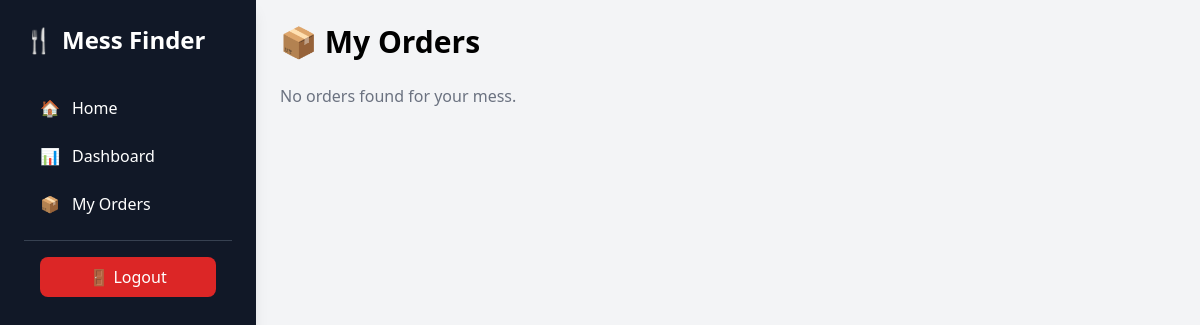
/owner/orders/ (signed in), run on an earlier commit of the app's database.
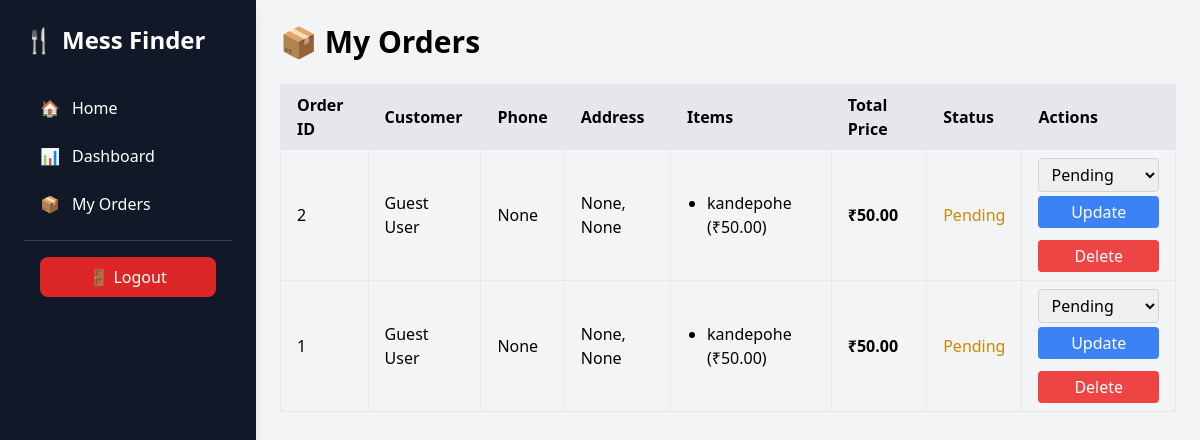
And on a later commit of the database.
### mess_app/models.py (models this page shows, shortened)
class Order(models.Model):
    user = models.ForeignKey(User, on_delete=models.CASCADE)
    mess = models.ForeignKey("Mess", on_delete=models.CASCADE)  # Link to the mess where order is placed
    items = models.ManyToManyField("MenuItem")  # All menu items in the order
    total_price = models.DecimalField(max_digits=10, decimal_places=2, default=0)
    customer_name = models.CharField(max_length=200, default="Guest User")
    phone = models.CharField(max_length=15, null=True, blank=True)  # 📱 Mobile number
    address = models.CharField(max_length=255, null=True, blank=True)
    pincode = models.CharField(max_length=10, null=True, blank=True)
    payment_method = models.CharField(
        max_length=50,
        choices=[
            ('COD', 'Cash on Delivery'),
            ('Online', 'Online Payment'),
        ],
        default='COD'
    )
    payment_status = models.CharField(
        max_length=20,
        choices=[
            ('Pending', 'Pending'),
            ('Paid', 'Paid'),
            ('Failed', 'Failed'),
        ],
        default='Pending'
    )
    status = models.CharField(
        max_length=20,
        choices=[
            ('Pending', 'Pending'),
            ('Accepted', 'Accepted'),
            ('Preparing', 'Preparing'),
            ('Out for Delivery', 'Out for Delivery'),
            ('Delivered', 'Delivered'),
            ('Rejected', 'Rejected'),
        ],
        default='Pending'
    )
    created_at = models.DateTimeField(auto_now_add=True)

class MenuItem(models.Model):
    mess = models.ForeignKey(Mess, on_delete=models.CASCADE)
    name = models.CharField(max_length=200)
    price = models.DecimalField(max_digits=7, decimal_places=2)
    description = models.TextField(blank=True)
    photo = models.ImageField(upload_to="menu_photos/", blank=True, null=True)

### mess_app/views.py (the view)
# urls.py: path("owner/orders/", views.owner_orders_view, name="owner_orders"),
@login_required
def owner_orders_view(request):
    messes = Mess.objects.filter(owner=request.user)  # can be 1 or many
    orders = Order.objects.filter(mess__in=messes).order_by('-created_at')
    return render(request, 'owner/owner_orders.html', {'orders': orders})

### mess_app/templates/owner/owner_orders.html (shortened to what the changed rows need)
<!DOCTYPE html>
<html lang="en">
<head>
    <script src="https://cdn.tailwindcss.com"></script>
</head>
<body class="bg-gray-100 font-sans">
<div class="flex min-h-screen">
<aside class="w-64 bg-gray-900 text-white h-screen flex flex-col shadow-lg">
    <div class="p-6">
        <h1 class="text-2xl font-bold mb-8 flex items-center space-x-2">
            <span>🍴</span>
            <span>Mess Finder</span>
        </h1>
    </div>
</aside>
    <main class="flex-1 p-6">
        <h2 class="text-3xl font-bold mb-6">📦 My Orders</h2>
        {% if orders %}
        <div class="overflow-x-auto">
            <table class="w-full border border-gray-300 rounded-lg shadow">
                <thead>
                    <tr class="bg-gray-200 text-left">
                        <th class="border px-4 py-2">Order ID</th>
                        <th class="border px-4 py-2">Customer</th>
                        <th class="border px-4 py-2">Phone</th>
                        <th class="border px-4 py-2">Address</th>
                        <th class="border px-4 py-2">Items</th>
                        <th class="border px-4 py-2">Total Price</th>
                        <th class="border px-4 py-2">Status</th>
                        <th class="border px-4 py-2">Actions</th>
                    </tr>
                </thead>
                <tbody>
                    {% for order in orders %}
                    <tr class="hover:bg-gray-100">
                        <td class="border px-4 py-2">{{ order.id }}</td>
                        <td class="border px-4 py-2">{{ order.customer_name }}</td>
                        <td class="border px-4 py-2">{{ order.phone }}</td>
                        <td class="border px-4 py-2">{{ order.address }}, {{ order.pincode }}</td>
                        <td class="border px-4 py-2">
                            <ul class="list-disc pl-5">
                                {% for item in order.items.all %}
                                    <li>{{ item.name }} (₹{{ item.price }})</li>
                                {% endfor %}
                            </ul>
                        </td>
                        <td class="border px-4 py-2 font-semibold">₹{{ order.total_price }}</td>
                        <td class="border px-4 py-2">
                            <span class="
                                {% if order.status == 'Pending' %} text-yellow-600
                                {% elif order.status == 'Accepted' %} text-green-600
                                {% elif order.status == 'Rejected' %} text-red-600
                                {% elif order.status == 'Delivered' %} text-blue-600 {% endif %}
                            ">
                                {{ order.status }}
                            </span>
                        </td>
                        <td class="border px-4 py-2 space-y-2">
                            <form action="{% url 'update_order_status' order.id %}" method="POST" class="block">
                                <select name="status" class="border border-gray-300 rounded px-2 py-1 w-full">
                                    <option value="Pending" {% if order.status == 'Pending' %}selected{% endif %}>Pending</option>
                                </select>
                                <button type="submit" class="bg-blue-500 text-white px-3 py-1 rounded hover:bg-blue-600 mt-1 w-full">
                                    Update
                                </button>
                            </form>
                            <form action="{% url 'delete_order' order.id %}" method="POST" class="block">
                                <button type="submit" class="bg-red-500 text-white px-3 py-1 rounded hover:bg-red-600 mt-1 w-full"
                                    onclick="return confirm('Are you sure you want to delete this order?');">
                                    Delete
                                </button>
                            </form>
                        </td>
                    </tr>
                    {% endfor %}
                </tbody>
            </table>
        </div>
        {% else %}
        <p class="text-gray-500">No orders found for your mess.</p>
        {% endif %}
    </main>
</div>
</body>
</html>

What changed in the data, as far as the page shows it:
added Order: id "2", customer_name "Guest User", phone "None", address "None", pincode "None", total_price "50.00", status "Pending"
now on this page (row edited): MenuItem: name "kandepohe", price "50.00"
added Order: id "1", customer_name "Guest User", phone "None", address "None", pincode "None", total_price "50.00", status "Pending"
Also different on the page:
text no longer shown: "No orders found for your mess."
text now shown: "Order ID Customer Phone Address Items Total Price Status Actions"
